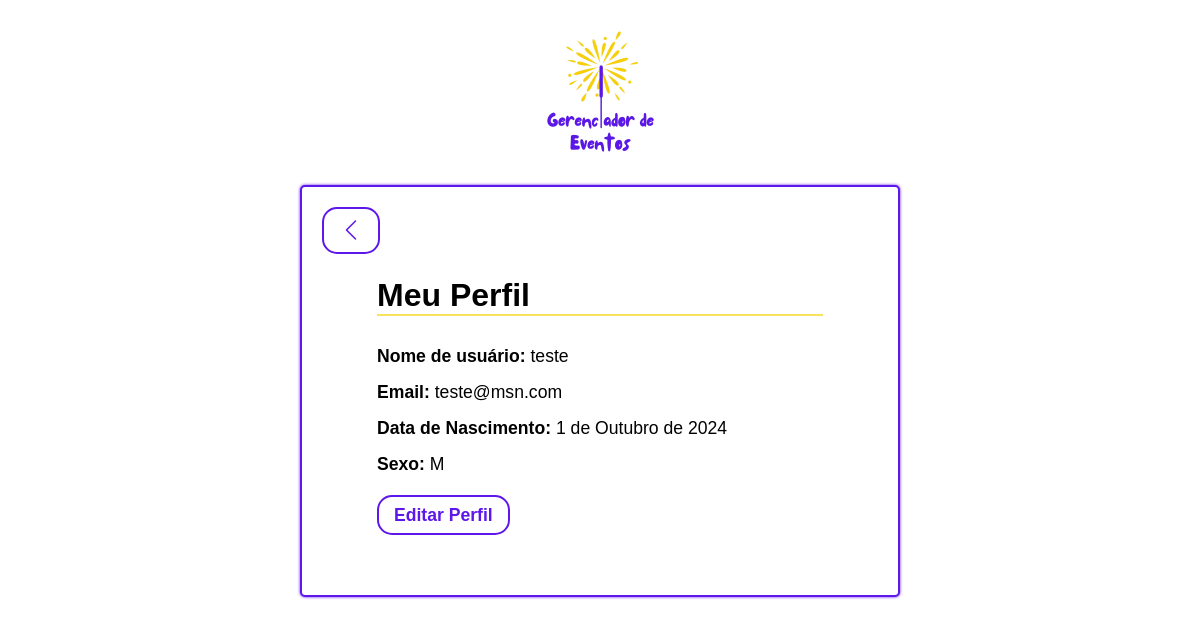
Page /usuarios/perfil/ (signed in) on the committed database.
### usuarios/models.py (models this page shows)
class Usuario(AbstractUser):
    data_nascimento = models.DateField(null=True, blank=True)
    sexo = models.CharField(max_length=1, choices=[('M', 'Masculino'), ('F', 'Feminino')])

### usuarios/views.py (the view)
# urls.py: path('perfil/', views.perfil_usuario, name='perfil_usuario'),
@login_required
def perfil_usuario(request):
    return render(request, 'usuarios/perfil.html', {'usuario': request.user})

### usuarios/templates/usuarios/perfil.html (shortened to what this page needs)
<!DOCTYPE html>
<html lang="pt-br">
<head>
    <link rel="stylesheet" href="https://cdn.jsdelivr.net/npm/bootstrap-icons/font/bootstrap-icons.css">
    {% load static %}
    <link rel="stylesheet" href="{% static 'setup/estilo_padrao.css' %}">
    <link rel="stylesheet" href="{% static 'css/perfil.css' %}">
</head>
<body>
    <img src="{% static 'images/event-manager.png' %}" alt="Logo Gerenciador de Eventos">
    <div class="perfil-container">
        <a href="{% url 'pagina_principal' %}" class="btn-voltar">
            <i class="bi bi-chevron-left"></i>
        </a>
        <h1>Meu Perfil</h1>
        <hr class="hr-eventos">
        <p><strong>Nome de usuário:</strong> {{ usuario.username }}</p>
        <p><strong>Email:</strong> {{ usuario.email }}</p>
        <p><strong>Data de Nascimento:</strong> {{ usuario.data_nascimento }}</p>
        <p><strong>Sexo:</strong> {{ usuario.sexo }}</p>
        <a href="{% url 'editar_perfil' %}" class="btn-editar">Editar Perfil</a>
    </div>
</body>
</html>

### setup/static/setup/estilo_padrao.css (style rules this page uses)
:root { --roxo: #5E17EB; --roxo-hover: #6f27ff; --amarelo: #f6d30ba9; }
* { margin: 0; padding: 0; box-sizing: border-box; }
body { font-family: 'Nunito', sans-serif; }
.hr-eventos { margin-bottom: 30px; border: 1px solid var(--amarelo); }

### usuarios/static/css/perfil.css (style rules this page uses)
body { display: flex; flex-direction: column; height: 100vh; }
img { align-self: center; width: 125px; padding-block: 30px; }
.perfil-container { position: relative; align-self: center; width: 50%; padding: 90px 75px 60px 75px; background-color: #fff; border-radius: 5px; box-shadow: 0 0 3px var(--roxo); border: 2px solid var(--roxo); }
.perfil-container p { margin-bottom: 15px; font-size: 1.1em; }
.perfil-container p:last-of-type { margin-bottom: 20px; }
.btn-voltar { display: inline-block; cursor: pointer; padding: 7.5px 15px; text-decoration: none; border-radius: 15px; font-weight: bolder; color: var(--roxo); background-color: white; border: 2px solid var(--roxo); transition: 0.3s; position: absolute; top: 20px; left: 20px; font-size: 1.5em; }
.btn-editar { display: inline-block; cursor: pointer; padding: 7.5px 15px; font-size: 1.1em; text-decoration: none; border-radius: 15px; font-weight: bolder; color: var(--roxo); background-color: white; border: 2px solid var(--roxo); transition: 0.3s; }

### rows in the picture
Usuario: username "teste", email "teste@msn.com", data_nascimento "1 de Outubro de 2024", sexo "M"
